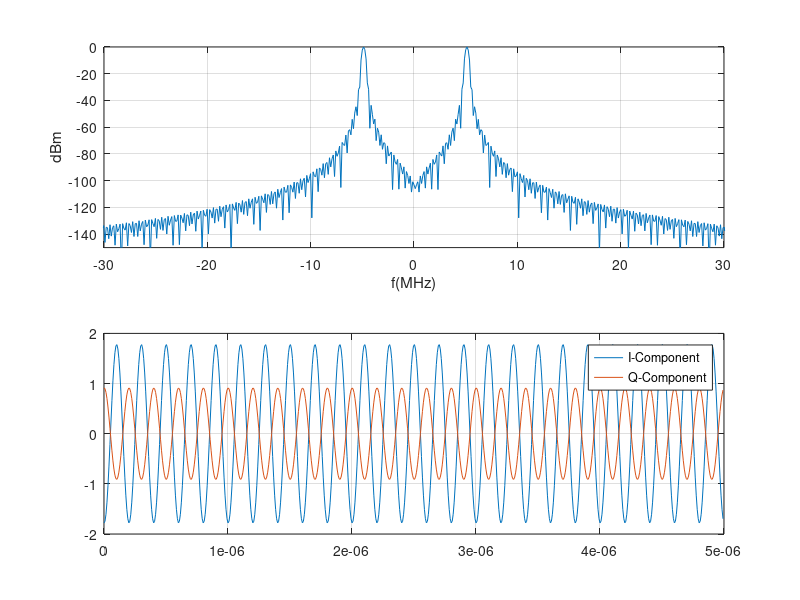

MATLAB code to generate this figure: (Note: this script raises an error after producing the figure.)
%% Dos tonos
% SCRIPT to create a configuration file for MXG generator that generates
% two tones for the calculation of third order intermodulation products.

clear; clc; close all;

fs = 125*10^6;    % MXG sampling frequency. Max is 125 MSPS.
f_tone=5*10^6;    % Separation of each tone from the carrier

NumSamples=625;   % Number of samples of the sampled modulating signal 
n=0:NumSamples-1; % Sample indices
t=n/fs;           % Time vector

signal=exp(1j*2*pi*f_tone*t+1j*2*pi*rand())+exp(1j*2*pi*(-f_tone)*t+1j*2*pi*rand());
signalFFT=fft(signal.*hann(NumSamples)',1024);          % Hanning windowing

figure('Color',[1 1 1]);

subplot(2,1,1)
plot(cat(2,((0:511)*fs/1024*10^-6)-fs/2*10^-6,(0:511)*fs/1024*10^-6),...
    cat(2,20*log10(abs(signalFFT(512:end))),20*log10(abs(signalFFT(1:511))))-49.87);
grid; axis([-30 30 -150 0]);
xlabel('f(MHz)')
ylabel('dBm');

subplot(2,1,2)
plot(t,real(signal)); grid
hold on;
plot(t,imag(signal));
legend('I-Component','Q-Component')

vector_a_agilent(signal,'2TONES'); % Function to generate the MXG readable file

set(gcf,'position',[100,100,400,300]);
set(gca,'FontSize',11, 'fontname','Times New Roman');

save_path = '../../Lab3_ActiveMWDevices/Images/';
saveas(gca, [save_path, '2_tones'],'epsc');